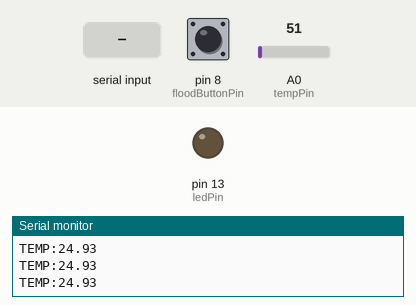
The sketch below on a simulated Arduino Uno, built with avr-gcc and run on an emulated ATmega328P. Parts: output pins drawn as LEDs (lit = HIGH), the last lines printed to the serial monitor. Inputs (shaded band) come from the test bench; at power-on: pin 8 (floodButtonPin) HIGH, A0 (tempPin) = 51.

Above: at 1.5 s.
1.6 s: pin 8 (floodButtonPin) pulled LOW for 1 s
At 2.5 s:
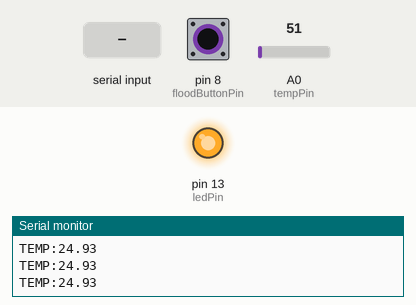
4.2 s: pin 8 (floodButtonPin) pulled LOW for 3.2 s
At 8.7 s:
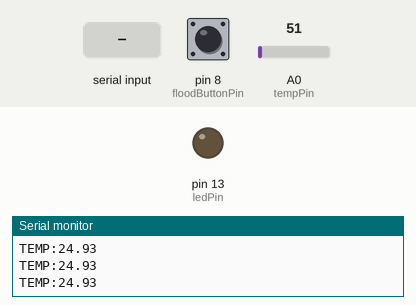
9.0 s: "LED_ON\n" received over Serial
At 10.4 s:
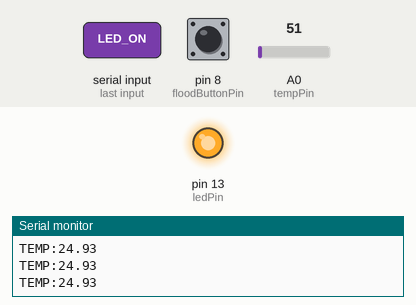
Timing chart, 0 to 12.0 s (numbered marks = the images above; inputs shaded):
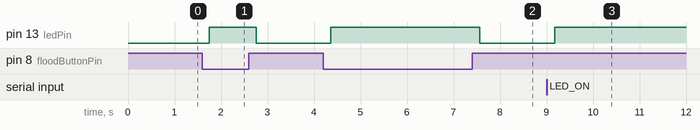

Measured:
- after the input at 1.6 s, pin 13 (ledPin): LOW → HIGH after 0.15 s, → LOW 1.0 s later
- after the input at 4.2 s, pin 13 (ledPin): LOW → HIGH after 0.16 s, → LOW 3.2 s later
- after the input at 9.0 s, pin 13 (ledPin): LOW → HIGH after 0.17 s

The sketch:

ps2tema2.ino
```cpp
#include <EEPROM.h>

String message = "";
int ledPin = 13;
int tempPin = A0;
int floodButtonPin = 8;

#define MAX_MSGS 10
#define MSG_SIZE 32
int currentIndex = 0;

bool manualLedControl = false;
bool ledState = false;
bool floodReported = false;

void saveMessageToEEPROM(String msg) {
  if (msg.length() > MSG_SIZE - 1) msg = msg.substring(0, MSG_SIZE - 1);
  int addr = currentIndex * MSG_SIZE;
  for (int i = 0; i < msg.length(); i++) {
    EEPROM.write(addr + i, msg[i]);
  }
  EEPROM.write(addr + msg.length(), '\0');
  currentIndex = (currentIndex + 1) % MAX_MSGS;
}

void printStoredMessages() {
  Serial.println("Mesaje stocate:");
  for (int i = 0; i < MAX_MSGS; i++) {
    int addr = i * MSG_SIZE;
    char buf[MSG_SIZE];
    for (int j = 0; j < MSG_SIZE; j++) {
      buf[j] = EEPROM.read(addr + j);
      if (buf[j] == '\0') break;
    }
    Serial.println(buf);
  }
}

void setup() {
  Serial.begin(9600);
  pinMode(ledPin, OUTPUT);
  pinMode(floodButtonPin, INPUT_PULLUP);
  digitalWrite(ledPin, LOW);
  printStoredMessages();
}

void loop() {
  // Citim temperatura
  int value = analogRead(tempPin);
  float voltage = value * (5.0 / 1023.0);
  float temperatureC = voltage * 100;
  Serial.print("TEMP:");
  Serial.println(temperatureC);

  // Verificăm comenzi din Serial
  if (Serial.available() > 0) {
    message = Serial.readStringUntil('\n');
    message.trim();

    if (message == "LED_ON") {
      manualLedControl = true;
      ledState = true;
    } else if (message == "LED_OFF") {
      manualLedControl = true;
      ledState = false;
    } else if (message == "LED_AUTO") {
      manualLedControl = false;
    } else {
      saveMessageToEEPROM(message);
    }
  }

  // Citim butonul fizic de inundație
  bool floodButtonPressed = digitalRead(floodButtonPin) == LOW;

  // Debounce pentru buton
  static unsigned long lastDebounceTime = 0;
  unsigned long debounceDelay = 50;

  if (floodButtonPressed && (millis() - lastDebounceTime) > debounceDelay) {
    if (!floodReported) {
      Serial.println("FLOOD_DETECTED");
      floodReported = true;
    }
    lastDebounceTime = millis();
  }

  if (!floodButtonPressed) {
    floodReported = false;
  }

  // CONTROLUL LED-ULUI
  if (manualLedControl) {
    digitalWrite(ledPin, ledState ? HIGH : LOW);
  } else {
    // CONTROL LOCAL CU BUTONUL DE INUNDAȚIE
    if (floodButtonPressed) {
      digitalWrite(ledPin, HIGH);
    } else {
      digitalWrite(ledPin, LOW);
    }
  }

  delay(200);
}
```
